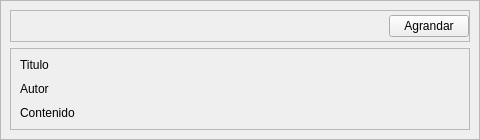
<?xml version="1.0" encoding="UTF-8"?>
<ui version="4.0">
 <class>VPubResumen</class>
 <widget class="QWidget" name="VPubResumen">
  <property name="geometry">
   <rect>
    <x>0</x>
    <y>0</y>
    <width>480</width>
    <height>140</height>
   </rect>
  </property>
  <property name="minimumSize">
   <size>
    <width>480</width>
    <height>0</height>
   </size>
  </property>
  <property name="maximumSize">
   <size>
    <width>480</width>
    <height>140</height>
   </size>
  </property>
  <property name="windowTitle">
   <string>Form</string>
  </property>
  <layout class="QVBoxLayout" name="verticalLayout">
   <property name="spacing">
    <number>0</number>
   </property>
   <property name="leftMargin">
    <number>0</number>
   </property>
   <property name="topMargin">
    <number>0</number>
   </property>
   <property name="rightMargin">
    <number>0</number>
   </property>
   <property name="bottomMargin">
    <number>0</number>
   </property>
   <item>
    <widget class="QFrame" name="frame">
     <property name="minimumSize">
      <size>
       <width>0</width>
       <height>140</height>
      </size>
     </property>
     <property name="maximumSize">
      <size>
       <width>16777215</width>
       <height>140</height>
      </size>
     </property>
     <property name="frameShape">
      <enum>QFrame::StyledPanel</enum>
     </property>
     <property name="frameShadow">
      <enum>QFrame::Raised</enum>
     </property>
     <layout class="QVBoxLayout" name="verticalLayout_2">
      <item>
       <widget class="QFrame" name="frame_2">
        <property name="maximumSize">
         <size>
          <width>16777215</width>
          <height>40</height>
         </size>
        </property>
        <property name="frameShape">
         <enum>QFrame::StyledPanel</enum>
        </property>
        <property name="frameShadow">
         <enum>QFrame::Raised</enum>
        </property>
        <layout class="QVBoxLayout" name="verticalLayout_3">
         <property name="spacing">
          <number>0</number>
         </property>
         <property name="leftMargin">
          <number>0</number>
         </property>
         <property name="topMargin">
          <number>0</number>
         </property>
         <property name="rightMargin">
          <number>0</number>
         </property>
         <property name="bottomMargin">
          <number>0</number>
         </property>
         <item alignment="Qt::AlignRight">
          <widget class="QPushButton" name="btn_agrandar">
           <property name="styleSheet">
            <string notr="true">font: 10pt &quot;Inter&quot;;</string>
           </property>
           <property name="text">
            <string>Agrandar</string>
           </property>
          </widget>
         </item>
        </layout>
       </widget>
      </item>
      <item>
       <widget class="QFrame" name="frame_3">
        <property name="maximumSize">
         <size>
          <width>16777215</width>
          <height>100</height>
         </size>
        </property>
        <property name="frameShape">
         <enum>QFrame::StyledPanel</enum>
        </property>
        <property name="frameShadow">
         <enum>QFrame::Raised</enum>
        </property>
        <layout class="QVBoxLayout" name="verticalLayout_4">
         <property name="spacing">
          <number>10</number>
         </property>
         <item>
          <widget class="QLabel" name="label_titulo">
           <property name="styleSheet">
            <string notr="true">font: 700 10pt &quot;Inter&quot;;</string>
           </property>
           <property name="text">
            <string>Titulo</string>
           </property>
          </widget>
         </item>
         <item>
          <widget class="QLabel" name="label_autor">
           <property name="styleSheet">
            <string notr="true">font: 10pt &quot;Inter&quot;;</string>
           </property>
           <property name="text">
            <string>Autor</string>
           </property>
          </widget>
         </item>
         <item>
          <widget class="QLabel" name="label_contenido">
           <property name="styleSheet">
            <string notr="true">font: 10pt &quot;Inter&quot;;</string>
           </property>
           <property name="text">
            <string>Contenido</string>
           </property>
          </widget>
         </item>
        </layout>
       </widget>
      </item>
     </layout>
    </widget>
   </item>
  </layout>
 </widget>
 <resources/>
 <connections/>
</ui>
